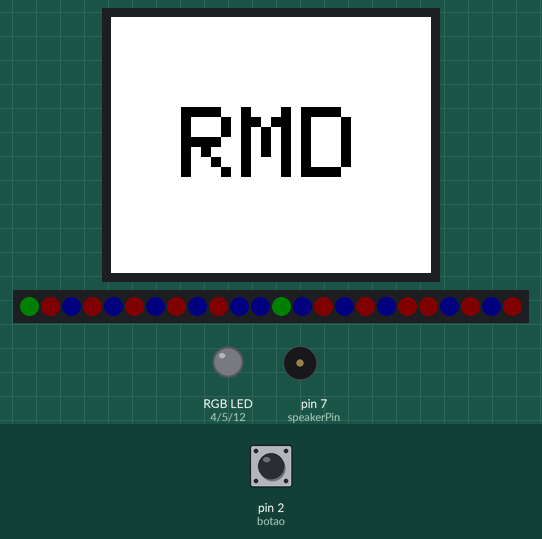
Simulated run of this sketch. Board: Arduino Uno, built with avr-gcc and run on an emulated ATmega328P. On the bench: 160×128 colour display, 24 RGB LEDs in strip order, left to right, an RGB LED mixed from three pins (HIGH = lit), buzzer (waves = sounding, pin HIGH). Inputs (shaded band) come from the test bench; at power-on: pin 2 (botao) LOW. Dim RGB values are drawn brighter than linear; random numbers use the default seed unless the sketch sets one; what the sketch prints to the serial monitor is not drawn.

Above: at 1.2 s.
1.3 s: pin 2 (botao) pulled HIGH for 0.15 s
At 8.9 s:
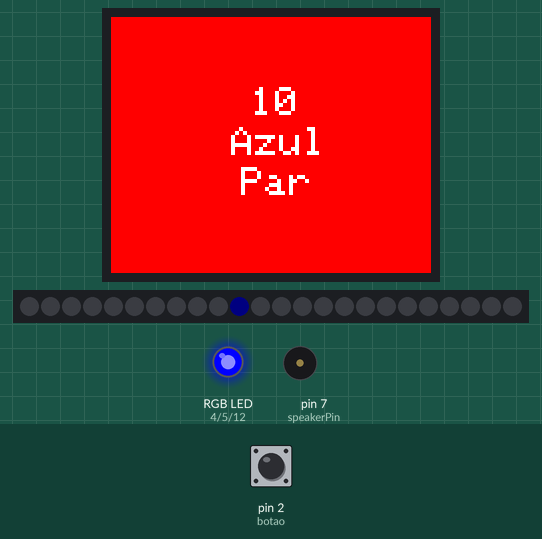
Timing chart, 0 to 9.1 s (numbered marks = the images above; inputs shaded):
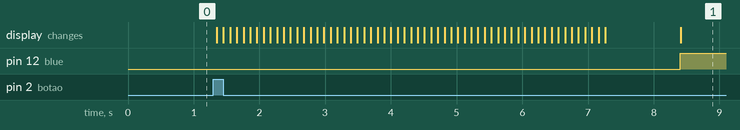

Measured:
- after the input at 1.3 s, pin 12 (blue): LOW → HIGH after 7.1 s

The sketch:

codfinal.ino
```cpp
#include <SPI.h>
#include <SoftwareSerial.h>
#include <Adafruit_NeoPixel.h>
#include <TFT.h>


SoftwareSerial bluetoothSerial(0, 1);  //pinos bluetooth
#define botao 2                        // Pino do botão
#define red 4                          // Pino do LED RGB (cor vermelha)
#define green 5                        // Pino do LED RGB (cor verde)
#define blue 12                        // Pino do LED RGB (cor azul)
#define speakerPin 7                   //pino piezo
#define dc 8
#define rst 9
#define cs 10
#define ring 6
#define numpixels 24
Adafruit_NeoPixel pixels = Adafruit_NeoPixel(numpixels, ring, NEO_GRB + NEO_KHZ800);

TFT tft = TFT(cs, dc, rst);
int estadoBotaoAnterior = LOW;     // Estado anterior do botão
unsigned long tempoDebounce = 50;  // Tempo de debounce em milissegundos


int xpos = 0;

void setup() {

  Serial.begin(9600);
  tft.begin();
  tft.background(255, 255, 255);
  tft.setTextSize(5);
  tft.stroke(0,0,0);
  tft.text("RMD", 35, 45);
  pinMode(botao, INPUT);
  pixels.begin();
  pixels.setBrightness(5);
  bluetoothSerial.begin(9600);
  pinMode(red, OUTPUT);
  pinMode(green, OUTPUT);
  pinMode(blue, OUTPUT);
  pinMode(speakerPin, OUTPUT);
  pixels.setPixelColor(0, pixels.Color(0, 255, 0));
  pixels.setPixelColor(1, pixels.Color(255, 0, 0));
  pixels.setPixelColor(2, pixels.Color(0, 0, 255));
  pixels.setPixelColor(3, pixels.Color(255, 0, 0));
  pixels.setPixelColor(4, pixels.Color(0, 0, 255));
  pixels.setPixelColor(5, pixels.Color(255, 0, 0));
  pixels.setPixelColor(6, pixels.Color(0, 0, 255));
  pixels.setPixelColor(7, pixels.Color(255, 0, 0));
  pixels.setPixelColor(8, pixels.Color(0, 0, 255));
  pixels.setPixelColor(9, pixels.Color(255, 0, 0));
  pixels.setPixelColor(10, pixels.Color(0, 0, 255));
  pixels.setPixelColor(11, pixels.Color(0, 0, 255));
  pixels.setPixelColor(12, pixels.Color(0, 255, 0));
  pixels.setPixelColor(13, pixels.Color(0, 0, 255));
  pixels.setPixelColor(14, pixels.Color(255, 0, 0));
  pixels.setPixelColor(15, pixels.Color(0, 0, 255));
  pixels.setPixelColor(16, pixels.Color(255, 0, 0));
  pixels.setPixelColor(17, pixels.Color(0, 0, 255));
  pixels.setPixelColor(18, pixels.Color(255, 0, 0));
  pixels.setPixelColor(19, pixels.Color(255, 0, 0));
  pixels.setPixelColor(20, pixels.Color(0, 0, 255));
  pixels.setPixelColor(21, pixels.Color(255, 0, 0));
  pixels.setPixelColor(22, pixels.Color(0, 0, 255));
  pixels.setPixelColor(23, pixels.Color(255, 0, 0));  // Vai de 0 a 255;
  pixels.show();
  randomSeed(analogRead(0));  // Inicia os pixeis no off
}

void loop() {

  int estadoBotao = digitalRead(botao);
  // Verificar se o estado do botão mudou
  if (estadoBotao != estadoBotaoAnterior) {
    delay(tempoDebounce);              // Debounce para evitar leituras falsas
    estadoBotao = digitalRead(botao);  // Ler novamente após o debounce

    if (estadoBotao == HIGH) {
      // Se o botão for pressionado
      pixels.clear();
      int valorI = wave(100);
      char a = char(valorI);
      tft.background(255, 255, 255);
      tft.setTextSize(2);
      tft.stroke(255, 255, 255);
      Serial.println(String(valorI));

      String corDescricao = obterDescricaoCor(valorI);


      String nparidade = paridade(valorI);

       bluetoothSerial.write(a);

      if (corDescricao == "Azul") {
        tft.background(255, 0, 0);
        setColor(0, 0, 255);
        tft.text(corDescricao.c_str(), 60, 55);
      }
      if (corDescricao == "Vermelho") {
        tft.background(0, 0, 255);
        setColor(255, 0, 0);
        tft.text(corDescricao.c_str(), 35, 55);
      } else if (corDescricao == "Verde") {
        tft.background(0, 255, 0);
        setColor(0, 255, 0);
        soundverde();

        tft.text(corDescricao.c_str(), 50, 55);
      }

      if (nparidade == "Par") {
        tft.text(nparidade.c_str(), 65, 75);
      } else {
        tft.text(nparidade.c_str(), 50, 75);
      }

      if(valorI<10){
      tft.text(String(valorI).c_str(), 75, 35);
      }
      else{
      tft.text(String(valorI).c_str(), 70, 35);
      }

    }

    estadoBotaoAnterior = estadoBotao;
  }
}

int wave(int wait) {

  bool continuar = true;
  int numeroAleatorio = random(23);
  for (int i = 0; i < pixels.numPixels() * (3) + 1; i++) {
    pixels.clear();
    // Calcula a posição do pixel aceso
    int pixelAceso = i % pixels.numPixels();

    pixels.setPixelColor(0, pixels.Color(0, 255, 0));
    pixels.setPixelColor(1, pixels.Color(255, 0, 0));
    pixels.setPixelColor(2, pixels.Color(0, 0, 255));
    pixels.setPixelColor(3, pixels.Color(255, 0, 0));
    pixels.setPixelColor(4, pixels.Color(0, 0, 255));
    pixels.setPixelColor(5, pixels.Color(255, 0, 0));
    pixels.setPixelColor(6, pixels.Color(0, 0, 255));
    pixels.setPixelColor(7, pixels.Color(255, 0, 0));
    pixels.setPixelColor(8, pixels.Color(0, 0, 255));
    pixels.setPixelColor(9, pixels.Color(255, 0, 0));
    pixels.setPixelColor(10, pixels.Color(0, 0, 255));
    pixels.setPixelColor(11, pixels.Color(0, 0, 255));
    pixels.setPixelColor(12, pixels.Color(0, 255, 0));
    pixels.setPixelColor(13, pixels.Color(0, 0, 255));
    pixels.setPixelColor(14, pixels.Color(255, 0, 0));
    pixels.setPixelColor(15, pixels.Color(0, 0, 255));
    pixels.setPixelColor(16, pixels.Color(255, 0, 0));
    pixels.setPixelColor(17, pixels.Color(0, 0, 255));
    pixels.setPixelColor(18, pixels.Color(255, 0, 0));
    pixels.setPixelColor(19, pixels.Color(255, 0, 0));
    pixels.setPixelColor(20, pixels.Color(0, 0, 255));
    pixels.setPixelColor(21, pixels.Color(255, 0, 0));
    pixels.setPixelColor(22, pixels.Color(0, 0, 255));
    pixels.setPixelColor(23, pixels.Color(255, 0, 0));

    pixels.setPixelColor(pixelAceso, pixels.Color(255, 255, 255));
    pixels.show();
    delay(wait);
    if (i >= 2 * pixels.numPixels() && pixelAceso == numeroAleatorio) {

      delay(1000);
      pixels.clear();

      if (pixelAceso == 0 || pixelAceso == 12) {
        // Pixels 0 e 12 são verde

        pixels.setPixelColor(pixelAceso, pixels.Color(0, 255, 0));  // verde
        pixels.show();
      } else if (pixelAceso == 1 || pixelAceso == 3 || pixelAceso == 5 || pixelAceso == 7 || pixelAceso == 9 || pixelAceso == 14 || pixelAceso == 16 || pixelAceso == 18 || pixelAceso == 19 || pixelAceso == 21 || pixelAceso == 23) {

        pixels.setPixelColor(pixelAceso, pixels.Color(255, 0, 0));  // vermelho
      } else {

        pixels.setPixelColor(pixelAceso, pixels.Color(0, 0, 255));  // Azul
      }
      pixels.show();

      return i - 48;
      break;
    }
    continuar = false;
  }
}
String obterDescricaoCor(int numero) {
  String descricao;

  if (numero == 0 || numero == 12) {
    descricao = "Verde";
  } else if (numero == 1 || numero == 3 || numero == 5 || numero == 7 || numero == 9 || numero == 14 || numero == 16 || numero == 18 || numero == 19 || numero == 21 || numero == 23) {
    descricao = "Vermelho";
  } else {
    descricao = "Azul";
  }

  return descricao;
}

String paridade(int num) {
  String paridade;
  if (num % 2 == 0) {
    paridade = "Par";
  } else {
    paridade = "Impar";
  }
  return paridade;
}

// Função para definir a cor do LED RGB
void setColor(int cred, int cgreen, int cblue) {
  analogWrite(red, cred);
  analogWrite(green, cgreen);
  analogWrite(blue, cblue);
}

void playTone(int tone, int duration) {  //tone piezo
  for (long i = 0; i < duration * 1000L; i += tone * 2) {
    digitalWrite(speakerPin, HIGH);
    delayMicroseconds(tone);
    digitalWrite(speakerPin, LOW);
    delayMicroseconds(tone);
  }
}
void playBellSound() {  // sino vitoria do piezo
  int tones[] = { 1500, 1800, 2100, 2400, 2100, 1800, 1500 };
  int durations[] = { 150, 120, 100, 80, 100, 120, 150 };

  for (int i = 0; i < 7; i++) {
    playTone(tones[i], durations[i]);
    delay(20);
  }
}

void soundverde() {
  unsigned long startTime = millis();
  unsigned long interval = 500;
  while (millis() - startTime < 5000) {
    playBellSound();
  }
}
```
